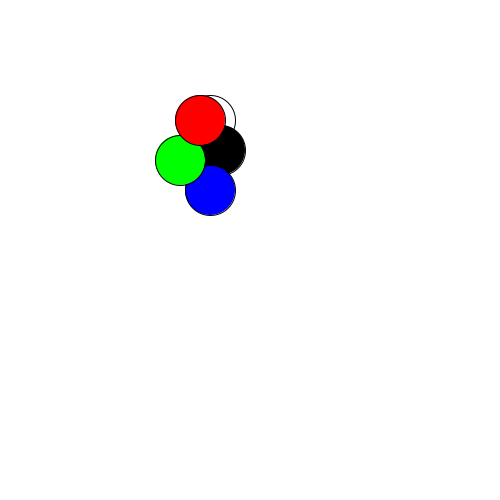
Frame 1 (no input)
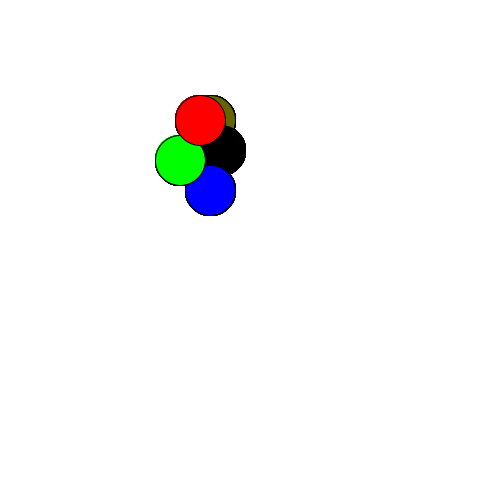
Frame 60 (the mouse pressed at the canvas centre just before this capture)
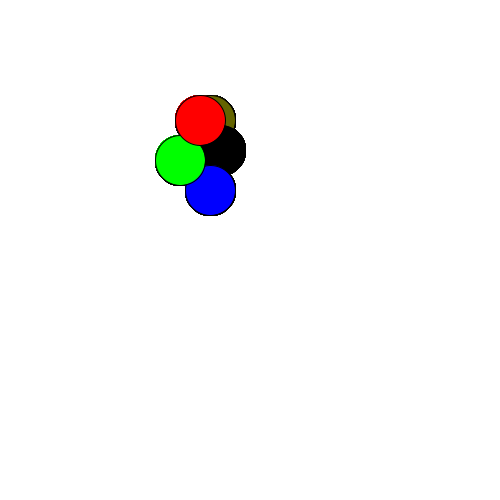
Frame 120 (the mouse held since frame 60 and released just before this capture)

The Processing sketch that drew these frames (run headless with seeded random() and noise(); from frame 60 on, the mouse is pressed at the canvas centre):

// Processing sketch: processing_127697
// ── processing_127697.pde

int counter;

void setup() {  //setup function called initially, only once
  size(500, 500);
  background(255);  //set background white
smooth ();
}

void draw() {  //draw function loops 
ellipse (210, 120, 50, 50); //red
fill (0,0,0);
ellipse (220, 150, 50, 50); //black
fill (0, 0, 255);
ellipse  (210, 190, 50, 50); //blue
fill (0, 255, 0); //green
ellipse (180, 160, 50, 50); //green
fill (255, 0, 0);
ellipse (200, 120, 50, 50);
fill (100, 100, 0);



}
